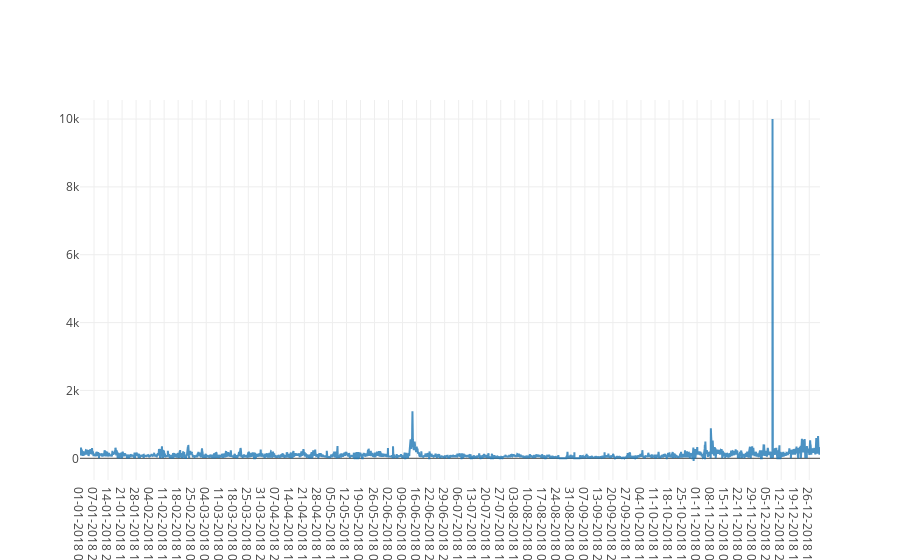

The notebook cell this image was saved under:
### Code cell
data = [trace1]
py.offline.iplot(data)

### Figure 1 — Plotly figure (JSON) as saved in the notebook; plotly's stock layout.template omitted (floating-point values rounded to 4 significant figures; data arrays with more than 128 entries replaced by an {"elided": "..."} marker saying what was removed)
{"data": [{"name": "2013", "opacity": 0.8, "type": "scatter", "uid": "9ce367c2-b37f-4db5-a9aa-15504fe3e218", "x": {"elided": "8760 str values"}, "y": {"elided": "8760 float values"}}], "layout": {}}
